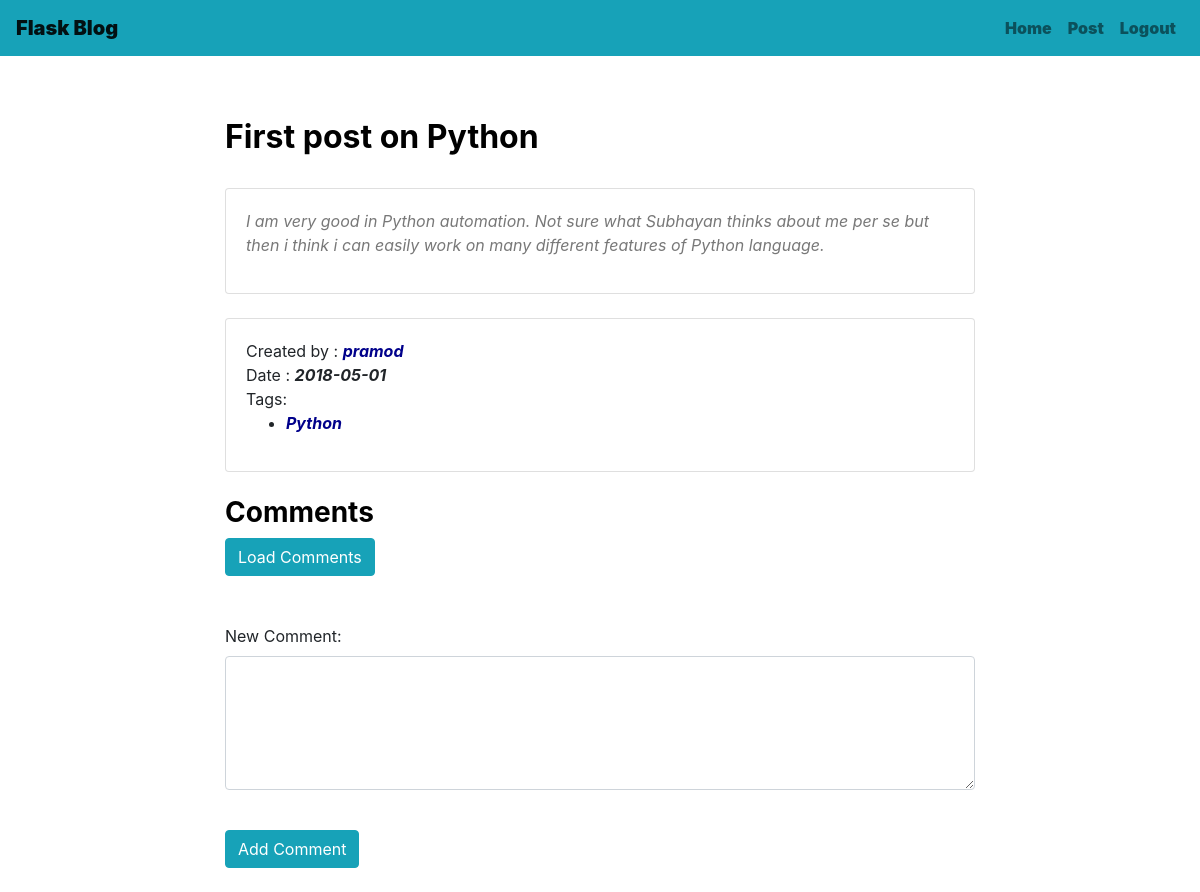
The app's page /get_post/first-python-post (signed in), older data.
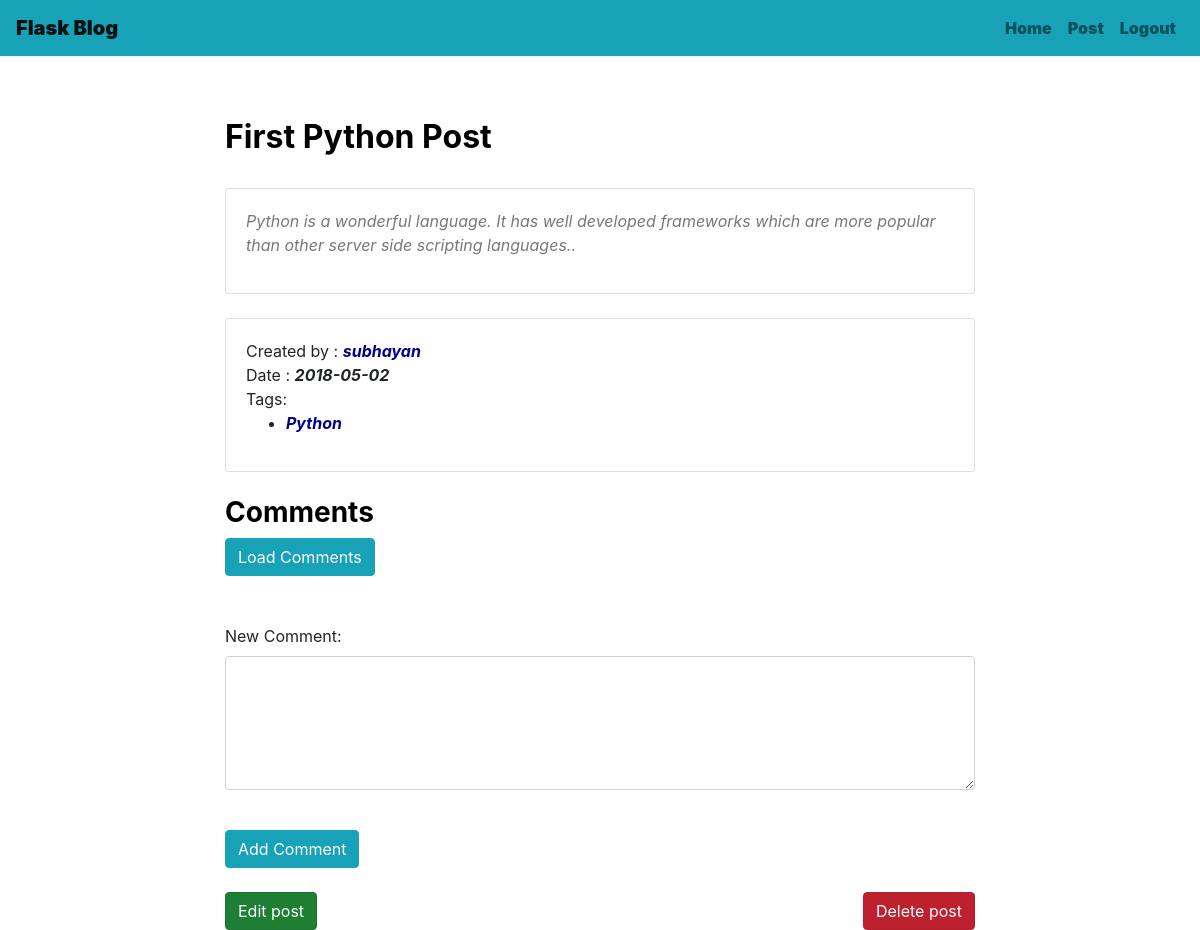
The same page, newer data.
### project/models/posts_model.py (models this page shows, shortened)
class Post(db.Model):
    id = db.Column(db.Integer, primary_key=True)
    title = db.Column(db.String(50))
    body = db.Column(db.TEXT)
    slug = db.Column(db.String(256),unique=True)
    date = db.Column(db.DATETIME)
    author_id = db.Column(db.Integer,db.ForeignKey('user.id'))
    is_live = db.Column(db.BOOLEAN)
    tags = db.relationship('Tag',secondary='posts_tags',backref='posts', lazy='dynamic')
    @classmethod
    def get_post_by_slug(cls,slug):
        post = cls.query.filter_by(slug=slug).first()
        return post

### project/models/user_model.py (models this page shows, shortened)
class User(db.Model):
    id = db.Column(db.Integer, primary_key=True)
    fullname = db.Column(db.String(100))
    username = db.Column(db.String(50),unique=True)
    email = db.Column(db.String(35),unique=True)
    password = db.Column(db.String(60))
    is_author = db.Column(db.BOOLEAN)
    posts = db.relationship('Post',backref='user',lazy='dynamic')
    comments = db.relationship('Comment',backref='user',lazy='dynamic')
    @classmethod
    def get_current_user(cls):
        user_result = None
        if 'username' in session:
            user = session['username']
            user_result = cls.get_user_by_username(username=user)
        return user_result
    @classmethod
    def get_user_by_username(cls,username):
        user = None
        user = cls.query.filter_by(username=username).first()
        return user

### project/models/tag_model.py (models this page shows, shortened)
class Tag(db.Model):
    id = db.Column(db.Integer, primary_key=True)
    name = db.Column(db.String(10))

### project/posts/views.py (the view)
@posts_blueprint.route('/get_post/<string:slug>')
@login_required
def get_post(slug):
    post_obj = Post.get_post_by_slug(slug)
    return render_template('post_details.html',post=post_obj,user=User.get_current_user())

### project/posts/templates/posts/post_details.html (shortened to what this page needs)
  {% extends "base.html" %}
  {% from "show_links.html" import show_links %}
  {% from "show_links.html" import show_flash_messages %}
  {% block content %}
          <div class="col-lg-8 col-md-10 mx-auto">
              <h2 style="color:black"><b>{{ post.title }}</b></h2>
          <br/>
                    <div class="card">
                        <div class="card-body"><i style="color:#787878">{{ post.body|markdown }}</i></div>
                    </div>
          <br/>
                    <div class="card">
                        <div class="card-body">
                      Created by : <b><i><a href="{{ url_for('users.get_all_author_posts',author_id=post.user.id) }}">{{ post.user.username }}</a></b></i>
                      <br/>
                  Date : <b><i>{{ post.date.strftime('%Y-%m-%d')}}</b></i>
                  <br/>
                  Tags:<ul>
                    {% for tag in post.tags %}
                    <li><b><i><a href="{{ url_for('posts.get_all_tag_posts',tag_name=tag.name) }}">{{tag.name}}</a></i></b></li>
                    {% endfor %}
                  </ul>
                            </div>
                    </div>
              <br/>
                  <h3 style="color:black"><b>Comments</b></h3>
                  <div id="comments-section">
                      <button type="button" onclick="LoadComments(1)" class="btn btn-info">Load Comments</button>
                  </div>
                      <br/><br/>
                      <div class="form-group">
                        <label for="comment">New Comment:</label>
                        <textarea class="form-control" rows="5" columns="10" id="comment-body"></textarea>
                      </div>
                      <br/>
                      <button type="button" onclick="clickFunction()" class="btn btn-info">Add Comment</button>
                      {% if session.get('is_author') %}
                      {% if session.get('author_id') == post.author_id %}
                        <a href="{{ url_for('posts.edit_post',post_id=post.id) }}" class="btn btn-success float-left active" role="button">Edit post</a>
                        <a href="{{ url_for('posts.delete_post',post_id=post.id) }}" class="btn btn-danger float-right active" role="button">Delete post</a>
                      {% endif %}
                      {% endif %}
              </div>
  {% endblock %}

### project/templates/base.html (shortened to what this page needs)
{% from "show_links.html" import show_nav %}
<!DOCTYPE html>
<html lang="en">
  <head>
    <link rel="stylesheet" type="text/css" href="{{ url_for('static',filename='css/bootstrap.min.css') }}" />
  </head>
  <body>
  <div class="container-fluid">
  {{ show_nav(user) }}
  <br/><br />
  {% block content %}
  {% endblock %}
  </div>
  </body>

### project/templates/show_links.html (shortened to what this page needs)
{% macro show_nav(user) %}
        <nav class="nav navbar navbar-light navbar-expand-lg bg-info fixed-top" id="mainNav">
            <div class="navbar-header">
            <a class="navbar-brand" href="{{ url_for('posts.index') }}"><b>Flask Blog</b></a>
            </div>
            <div class="collapse navbar-collapse" id="collapsibleNavbar">
              <ul class="navbar-nav ml-auto">
                <li class="nav-item">
                  <a id="index" class="nav-link" href="{{ url_for('posts.index') }}"><b>Home</b></a>
                </li>
                {% if user %}
                <li class="nav-item">
                  <a id="post" class="nav-link" href="{{ url_for('posts.post') }}"><b>Post</b></a>
                </li>
                <li  class="nav-item">
                  <a id="logout" class="nav-link" href="{{ url_for('users.logout') }}"><b>Logout</b></a>
                </li>
                {% endif %}
              </ul>
            </div>
        </nav>
{% endmacro %}

### project/templates/base.html (style rules this page uses)
body { padding-top: 70px; }
a { color:DarkBlue ; font-weight: bold; }

Row changes from the older to the newer data that the page shows:
no longer on this page (row edited): User: user.username "pramod"
changed Post: title "First post on Python" → "First Python Post"; body "I am very good in Python automation. Not sure what Subhayan thinks about me per se but then i think i can easily work on many different features of Python language." → "Python is a wonderful language. It has well developed frameworks which are more popular than other server side scripting languages.."; date "2018-05-01" → "2018-05-02"; author_id 2 → 1 (drawn)
now on this page (row edited): User: user.username "subhayan"
Text that changed along with them:
text now shown: "Edit post Delete post"
